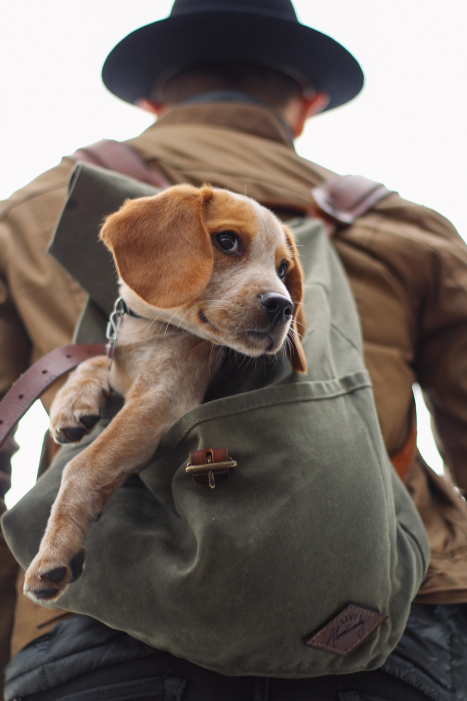
#> input picture DATA/dog_backpack.jpg, 934 x 1401 px (shown at 1/2 size)
$ jupyter execute GuiFeature.ipynb   (shell and % lines are left out)   (text cells are left out)
#> lines starting #> are read from the running program, lines starting #| are printed output that depends on the picture; after the words box and inside, x2 and y2 are one past the last pixel; in counts of white or black regions, pixels touching at a corner belong together
[cell 1]
# Open image in openCv
import numpy as np
import matplotlib.pyplot as plt
import cv2

[cell 2]
# error while read img with wrong path
img = cv2.imread('acg.jpg',cv2.IMREAD_COLOR)
# produce no waarning but the result is nonetype not numpy
print(type(img))
#| <class 'NoneType'>

[cell 3]
# check your path wehther its is correct
img = cv2.imread('DATA/dog_backpack.jpg',cv2.IMREAD_COLOR)
#> img is the input picture: shape (1401, 934, 3); mean B, G, R 99.5, 106.7, 118.1
plt.imshow(img)
print(type(img))
#| <class 'numpy.ndarray'>

[cell 4]
# chnage BRG to RGB to fit with matplotlib
img_rgb = cv2.cvtColor(img,cv2.COLOR_BGR2RGB)
plt.imshow(img_rgb)

[cell 5]
img = cv2.imread('DATA/dog_backpack.jpg',cv2.IMREAD_UNCHANGED)
img_rgb = cv2.cvtColor(img,cv2.COLOR_BGR2RGB)
img.shape
#> Out = (1401, 934, 3)

[cell 6]
# grayscale visualize
img_gray = cv2.imread('DATA/dog_backpack.jpg',cv2.IMREAD_GRAYSCALE)
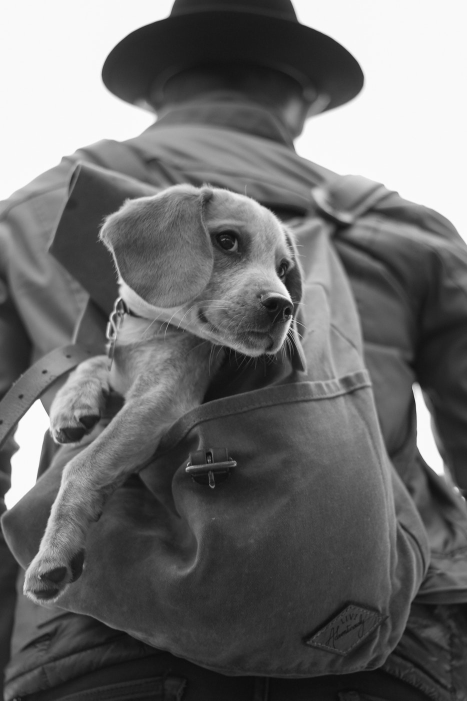
#> img_gray: shape (1401, 934) (shown at 1/2 size); min 9, max 255, mean 109.3
plt.imshow(img_gray) # not gray
# default color map of matplotlib will map gray to blue and yellow

[cell 7]
# we need to chang the colormapping of matplotlib
plt.imshow(img_gray,cmap='gray')

[cell 8]
# Thetre are many colormap in martplotlib
# shuould use cmap for mpping color of grayscale
plt.imshow(img_gray,cmap='magma')

[cell 9]
# increae canvas space
fig = plt.figure(figsize=(10,8))
ax = fig.add_subplot(122)
ax.imshow(img_rgb)

[cell 10]
#resize img
new_img=cv2.resize(img_rgb,(1000,500)) #1000 replace for 934 and 500 replace to 1000
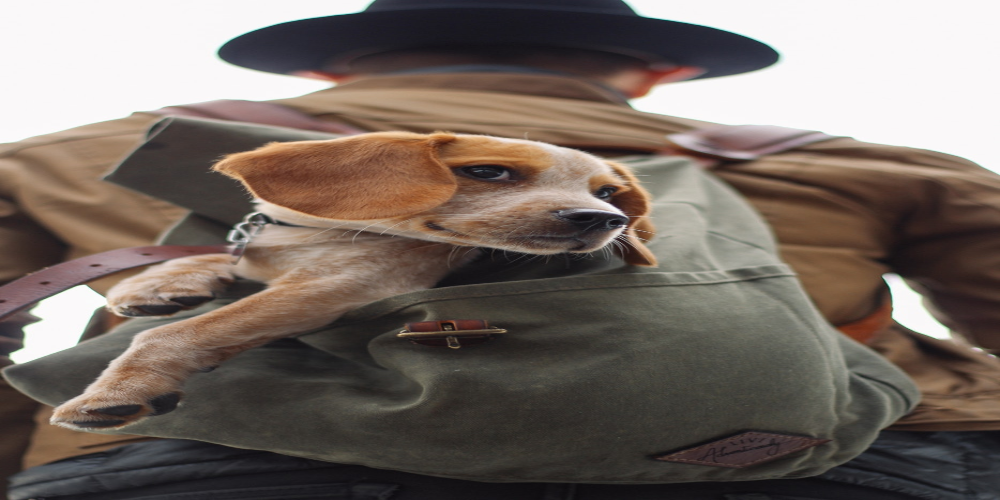
#> new_img: shape (500, 1000, 3); mean R, G, B 118, 106.6, 99.4
plt.imshow(new_img)

[cell 11]
w_ratio = 0.5
h_ratio = 0.5
new_img = cv2.resize(img_rgb,(0,0),img_rgb,w_ratio,h_ratio)
#> new_img: shape (700, 467, 3)
plt.imshow(new_img)
print(new_img.shape)
#| (700, 467, 3)

[cell 12]
#flip img
'''
1  ->  Verical flip
0  ->  Horizontal flip
-1 ->  Veritical and horizontal flip
'''
new_img = cv2.flip(img_rgb,0)
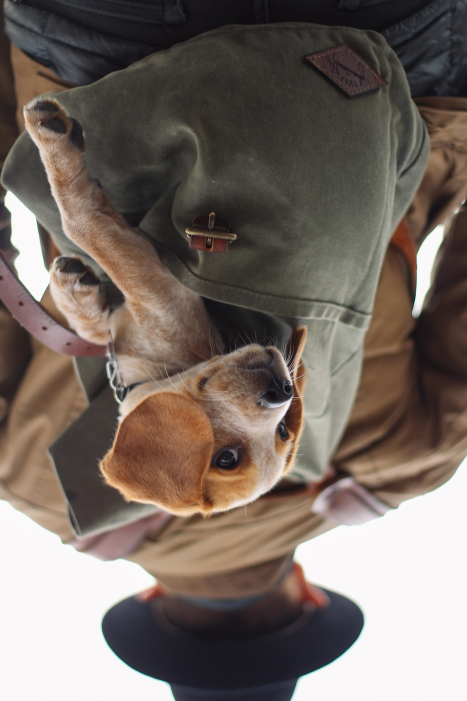
#> new_img: shape (1401, 934, 3) (shown at 1/2 size); mean R, G, B 118.1, 106.7, 99.5
plt.imshow(new_img)

[cell 13]
cv2.imwrite('hehe.jpg',img)
#> Out = True

[cell 14]
# normal display, can contain some unknown error due to conflict with system os
img = cv2.imread('hehe.jpg')
cv2.imshow('window_name',img)
k = cv2.waitKey(0)
#> (key q is pressed here)
if k == ord("s"):
    cv2.imwrite("starry_night.png", img) # save and then close
cv2.destroyAllWindows()

[cell 15]
# better method to avoid many unknow error, should use .py script
img = cv2.imread('hehe.jpg')

while True:
    cv2.imshow('hehe.jpg',img)
    if cv2.waitKey(1) & 0xFF == ord('s'): # press s to save after 1ms
#> (key q is pressed here)
        cv2.imwrite("starry_night.png", img)
    if cv2.waitKey(1) & 0xFF == ord('q'): # press q to quit after 1ms
#> (key q is pressed here)
        break
cv2.destroyAllWindows()

[cell 16]
blank_img = np.zeros(shape=(512,512,3),dtype=np.int16)
plt.imshow(blank_img)

[cell 17]
# Draw rectangle
cv2.rectangle(blank_img,pt1=(384,20),pt2=(500,150),color=(255,0,0),thickness=10)
plt.imshow(blank_img)

[cell 18]
# Draw cirle
cv2.circle(img=blank_img,center=(100,100),radius=50,color=(125,255,0),thickness=8)
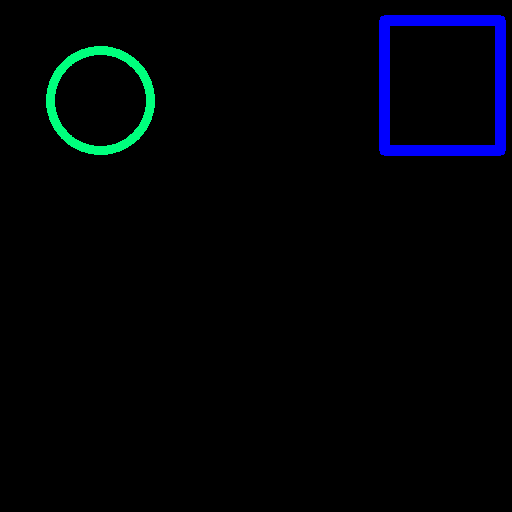
#> blank_img: shape (512, 512, 3) int16; mean of channels 0, 1, 2 6.6, 2.7, 0; drawn as B, G, R
plt.imshow(blank_img)

[cell 19]
# draw fill-in rectangle and circle
cv2.rectangle(blank_img,pt1=(384,20),pt2=(250,150),color=(255,0,255),thickness=-1)
cv2.circle(img=blank_img,center=(200,100),radius=50,color=(0,255,0),thickness=-1)
plt.imshow(blank_img)

[cell 20]
# draw line
cv2.line(blank_img,pt1=(500,200),pt2=(324,242),color=(102,255,255),thickness=5)
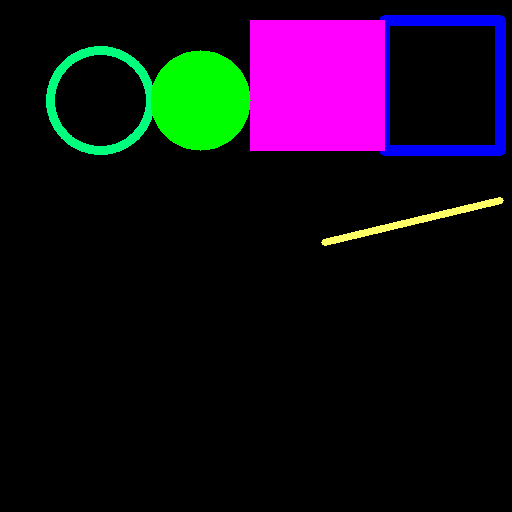
#> blank_img: shape (512, 512, 3) int16; mean of channels 0, 1, 2 23.5, 11.6, 18.5; drawn as B, G, R
plt.imshow(blank_img)

[cell 21]
# texting on
font = cv2.FONT_HERSHEY_SIMPLEX
cv2.putText(blank_img,text='Hello',org=(0,500),fontFace=font,fontScale=4,
            thickness=3,color=(255,255,255),lineType=cv2.LINE_AA)
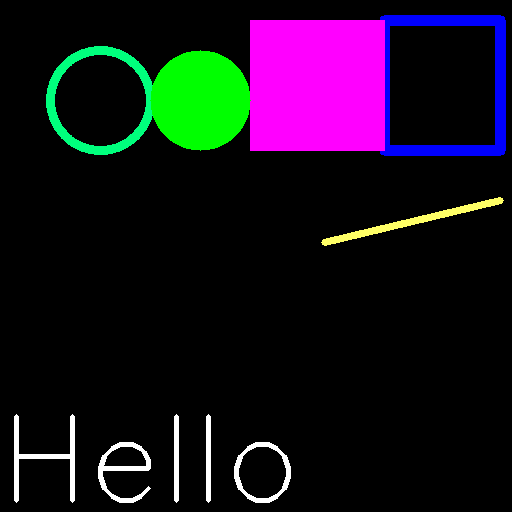
#> blank_img: shape (512, 512, 3) int16; 1.42% of pixels changed, all inside (x1, y1, x2, y2) = (14, 414, 291, 503); drawn as B, G, R
plt.imshow(blank_img)

[cell 22]
# polygon
blank_img = np.zeros(shape=(512,512,3),dtype=np.int32)
vertices = np.array([[100,300],[200,200],[400,300],[200,400]],dtype=np.int32)
pts = vertices.reshape((-1,1,2)) # chagng to 3 dim
cv2.polylines(blank_img,[pts],isClosed=True,color=(255,0,0),thickness=5)
plt.imshow(blank_img)

[cell 23]
# draw fill-in polygon
blank_img = np.zeros(shape=(512,512,3),dtype=np.int32)
vertices = np.array([[100,300],[200,200],[400,300],[200,400]],dtype=np.int32)
pts = vertices.reshape((-1,1,2)) # chagng to 3 dim
cv2.fillPoly(blank_img,[pts],color=(255,0,0))
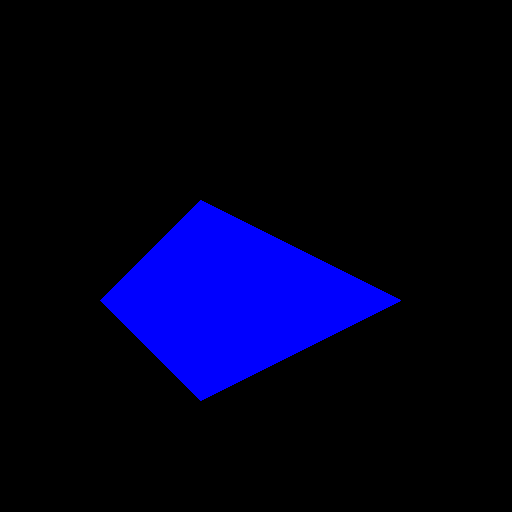
#> blank_img: shape (512, 512, 3) int32; mean of channels 0, 1, 2 29.6, 0, 0; drawn as B, G, R
plt.imshow(blank_img)
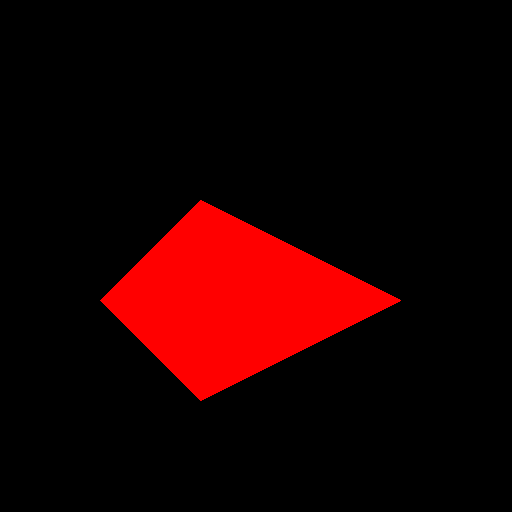
#> shown: shape (512, 512, 3); mean R, G, B 29.6, 0, 0

[cell 24]
# Draw with mouse on separate window
def draw_circle(event,x,y,flags,param):
    if event == cv2.EVENT_LBUTTONDOWN: # click left mouse down
        cv2.circle(blank_img,(x,y),radius=100,color=(0,255,0),thickness=-1)
    elif event == cv2.EVENT_RBUTTONDOWN:
        cv2.circle(blank_img,(x,y),radius=100,color=(255,0,0),thickness=-1)

# connect drawing function to the window
cv2.namedWindow(winname='my_drawing')
cv2.setMouseCallback('my_drawing',draw_circle)

blank_img = np.zeros((512,512,3),dtype=np.int8)
while True:
    cv2.imshow('my_drawing',blank_img)
    if cv2.waitKey(20) & 0xFF == ord('q'):
#> (key q is pressed here)
        break
cv2.destroyAllWindows()

[cell 25]
# we have 'clicking draw above' what about 'dragging draw'

# VARIABLE
drawing = False
ix = -1
iy = -1
def draw_rectangle(event,x,y,flags,param):
    global ix,iy,drawing
    if event == cv2.EVENT_LBUTTONDOWN:
        drawing = True
        ix,iy=x,y

    elif event == cv2.EVENT_MOUSEMOVE:
        if drawing == True:
            cv2.rectangle(blank_img,(ix,iy),(x,y),(0,255,0),-1)

    elif event == cv2.EVENT_LBUTTONUP:
        drawing = False
        cv2.rectangle(blank_img,(ix,iy),(x,y),(0,255,0),-1)
# connect drawing function to the window
cv2.namedWindow(winname='my_drawing')
cv2.setMouseCallback('my_drawing',draw_rectangle)


blank_img = np.zeros((512,512,3),dtype=np.int8)
while True:
    cv2.imshow('my_drawing',blank_img)
    if cv2.waitKey(20) & 0xFF == ord('q'):
#> (key q is pressed here)
        break
cv2.destroyAllWindows()

[cell 26]
cap = cv2.VideoCapture(0) # capture the default webcam

# to fully capture
width = int(cap.get(cv2.CAP_PROP_FRAME_WIDTH))
height = int(cap.get(cv2.CAP_PROP_FRAME_HEIGHT))

# fourcc is video codec, for window use *'DVIX' as paraeter
# mac and linux use *'XVID'
writer = cv2.VideoWriter('myvideo.mp4',cv2.VideoWriter_fourcc(*'DVIX'),20,(width,height))

while True:
    ret,frame = cap.read()
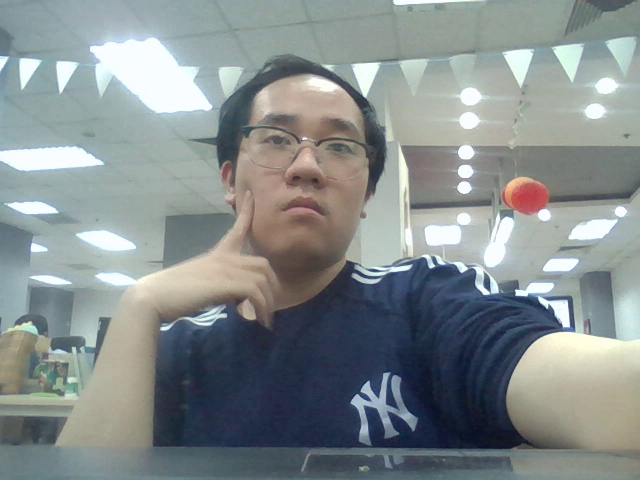
#> input picture frame 4 of DATA/proccessed/myvideo.mp4, 640 x 480 px, given in place of the camera
#> frame is the input picture: shape (480, 640, 3); mean B, G, R 141.5, 141.2, 133.3
    # operation
    writer.write(frame)
    # gray = cv2.cvtColor(frame,cv2.COLOR_BGR2GRAY)

    cv2.imshow('frame',frame)

    if cv2.waitKey(1)& 0xFF == ord('q'):
#> (key q is pressed here)
        break
cap.release()
writer.release()
cv2.destroyAllWindows()

[cell 27]
import time

cap = cv2.VideoCapture('myvideo.mp4')

if cap.isOpened() == False:
    print('FILE NOT FOUND OR WRONG CODEC')

while cap.isOpened():

    ret,frame = cap.read()

    if ret == True:
        time.sleep(1/20) # 20FPS framerate
        cv2.imshow('frame',frame)

        if cv2.waitKey(10) & 0xFF == ord('q'):
#> (key q is pressed here)
            break

    else:
        break

cap.release()
cv2.destroyAllWindows()

[cell 28]
cap = cv2.VideoCapture(0) # capture the default webcam

# to fully capture
width = int(cap.get(cv2.CAP_PROP_FRAME_WIDTH))
height = int(cap.get(cv2.CAP_PROP_FRAME_HEIGHT))

# top left coner
x = width // 2
y = height // 2

# wid and hei of Rectangle
w = width // 4
h = height // 4


while True:
    ret,frame = cap.read()
    # operation

    cv2.rectangle(frame,(x,y),(x+w,y+h),color = (0,0,255),thickness = 4)
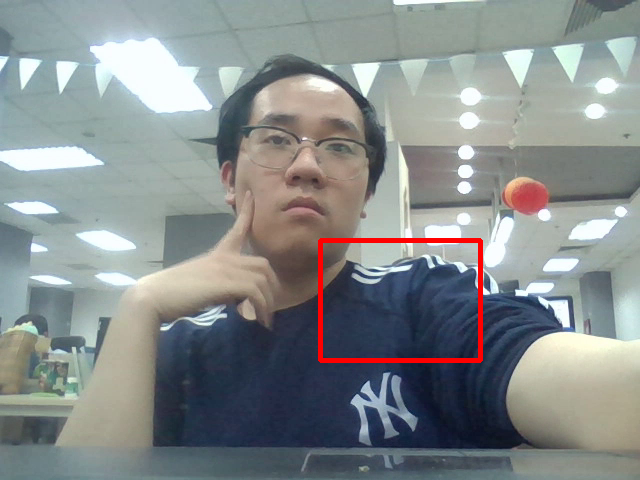
#> frame: shape (480, 640, 3); 0.91% of pixels changed, all inside (x1, y1, x2, y2) = (318, 238, 483, 363)
    cv2.imshow('frame',frame)

    if cv2.waitKey(1)& 0xFF == ord('q'):
#> (key q is pressed here)
        break
cap.release()

cv2.destroyAllWindows()

[cell 29]
# drawing with mouse
cap = cv2.VideoCapture(0) # capture the default webcam


## Callback funtion
def draw_rectangle(event,x,y,flags,param):
    global pt1,pt2,topLeft_clicked,botRight_clicked
    if event == cv2.EVENT_LBUTTONDOWN:

        # Erase rectangle
        if topLeft_clicked and botRight_clicked:
            pt1 = (0,0)
            pt2 = (0,0)
            topLeft_clicked = False
            botRight_clicked = False

        if topLeft_clicked == False:
            pt1 = (x,y)
            topLeft_clicked = True

        elif botRight_clicked == False:
            pt2 = (x,y)
            botRight_clicked = True

    pass
## Global variable
pt1 = (0,0)
pt2 = (0,0)
topLeft_clicked = False
botRight_clicked = False

## connect to callback
cv2.namedWindow('Test')
cv2.setMouseCallback('Test',draw_rectangle)

while True:
    ret,frame = cap.read()
    # operation
    if topLeft_clicked:
        cv2.circle(frame,center = pt1, radius = 2,color=(0,0,255),thickness=-1)
    if topLeft_clicked and botRight_clicked:
        cv2.rectangle(frame,pt1,pt2,(0,0,255),3)

    cv2.imshow('Test',frame)

    if cv2.waitKey(1)& 0xFF == ord('q'):
#> (key q is pressed here)
